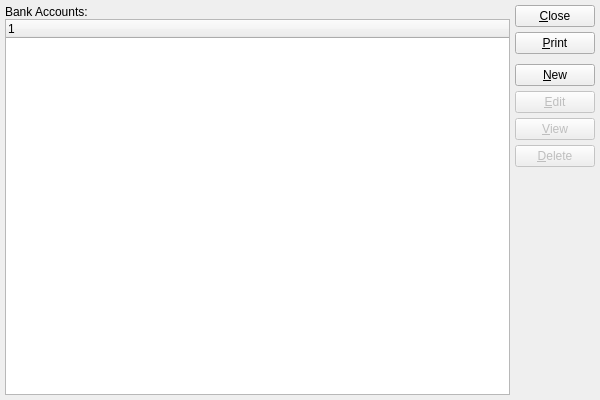
<?xml version="1.0" encoding="UTF-8"?>
<ui version="4.0">
 <comment>This file is part of the xTuple ERP: PostBooks Edition, a free and
open source Enterprise Resource Planning software suite,
Copyright (c) 1999-2018 by OpenMFG LLC, d/b/a xTuple.
It is licensed to you under the Common Public Attribution License
version 1.0, the full text of which (including xTuple-specific Exhibits)
is available at www.xtuple.com/CPAL.  By using this software, you agree
to be bound by its terms.</comment>
 <class>bankAccounts</class>
 <widget class="QWidget" name="bankAccounts">
  <property name="geometry">
   <rect>
    <x>0</x>
    <y>0</y>
    <width>600</width>
    <height>400</height>
   </rect>
  </property>
  <property name="windowTitle">
   <string>List Bank Accounts</string>
  </property>
  <layout class="QGridLayout" name="gridLayout">
   <item row="0" column="0">
    <layout class="QVBoxLayout">
     <property name="spacing">
      <number>0</number>
     </property>
     <item>
      <widget class="QLabel" name="_bankAccountsLit">
       <property name="text">
        <string>Bank Accounts:</string>
       </property>
      </widget>
     </item>
     <item>
      <widget class="XTreeWidget" name="_bankaccnt">
       <property name="sizePolicy">
        <sizepolicy hsizetype="Expanding" vsizetype="Expanding">
         <horstretch>0</horstretch>
         <verstretch>0</verstretch>
        </sizepolicy>
       </property>
      </widget>
     </item>
    </layout>
   </item>
   <item row="0" column="1">
    <layout class="QVBoxLayout" name="verticalLayout">
     <item>
      <widget class="QPushButton" name="_close">
       <property name="text">
        <string>&amp;Close</string>
       </property>
      </widget>
     </item>
     <item>
      <widget class="QPushButton" name="_print">
       <property name="text">
        <string>&amp;Print</string>
       </property>
      </widget>
     </item>
     <item>
      <spacer name="verticalSpacer">
       <property name="orientation">
        <enum>Qt::Vertical</enum>
       </property>
       <property name="sizeType">
        <enum>QSizePolicy::Fixed</enum>
       </property>
       <property name="sizeHint" stdset="0">
        <size>
         <width>20</width>
         <height>5</height>
        </size>
       </property>
      </spacer>
     </item>
     <item>
      <widget class="QPushButton" name="_new">
       <property name="text">
        <string>&amp;New</string>
       </property>
      </widget>
     </item>
     <item>
      <widget class="QPushButton" name="_edit">
       <property name="enabled">
        <bool>false</bool>
       </property>
       <property name="text">
        <string>&amp;Edit</string>
       </property>
      </widget>
     </item>
     <item>
      <widget class="QPushButton" name="_view">
       <property name="enabled">
        <bool>false</bool>
       </property>
       <property name="text">
        <string>&amp;View</string>
       </property>
      </widget>
     </item>
     <item>
      <widget class="QPushButton" name="_delete">
       <property name="enabled">
        <bool>false</bool>
       </property>
       <property name="text">
        <string>&amp;Delete</string>
       </property>
      </widget>
     </item>
     <item>
      <spacer name="Spacer13">
       <property name="orientation">
        <enum>Qt::Vertical</enum>
       </property>
       <property name="sizeType">
        <enum>QSizePolicy::Expanding</enum>
       </property>
       <property name="sizeHint" stdset="0">
        <size>
         <width>20</width>
         <height>83</height>
        </size>
       </property>
      </spacer>
     </item>
    </layout>
   </item>
  </layout>
 </widget>
 <layoutdefault spacing="5" margin="5"/>
 <customwidgets>
  <customwidget>
   <class>XTreeWidget</class>
   <extends>QTreeWidget</extends>
   <header>xtreewidget.h</header>
   <container>1</container>
  </customwidget>
 </customwidgets>
 <tabstops>
  <tabstop>_bankaccnt</tabstop>
  <tabstop>_new</tabstop>
  <tabstop>_edit</tabstop>
  <tabstop>_view</tabstop>
  <tabstop>_delete</tabstop>
  <tabstop>_print</tabstop>
  <tabstop>_close</tabstop>
 </tabstops>
 <includes>
  <include location="global">parameter.h</include>
 </includes>
 <resources/>
 <connections>
  <connection>
   <sender>_close</sender>
   <signal>clicked()</signal>
   <receiver>bankAccounts</receiver>
   <slot>close()</slot>
   <hints>
    <hint type="sourcelabel">
     <x>20</x>
     <y>20</y>
    </hint>
    <hint type="destinationlabel">
     <x>20</x>
     <y>20</y>
    </hint>
   </hints>
  </connection>
  <connection>
   <sender>_bankaccnt</sender>
   <signal>valid(bool)</signal>
   <receiver>_view</receiver>
   <slot>setEnabled(bool)</slot>
   <hints>
    <hint type="sourcelabel">
     <x>20</x>
     <y>20</y>
    </hint>
    <hint type="destinationlabel">
     <x>20</x>
     <y>20</y>
    </hint>
   </hints>
  </connection>
 </connections>
</ui>
